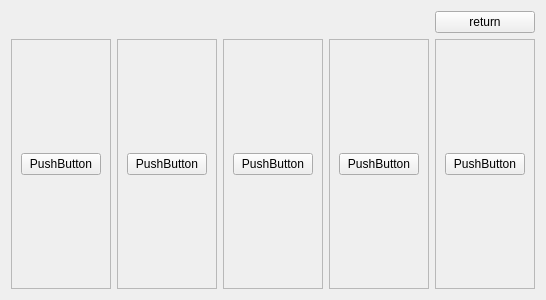
<?xml version="1.0" encoding="UTF-8"?>
<ui version="4.0">
 <class>WarriorSelect</class>
 <widget class="QWidget" name="WarriorSelect">
  <property name="geometry">
   <rect>
    <x>0</x>
    <y>0</y>
    <width>535</width>
    <height>300</height>
   </rect>
  </property>
  <property name="windowTitle">
   <string>Form</string>
  </property>
  <layout class="QGridLayout" name="gridLayout">
   <item row="1" column="1">
    <widget class="QFrame" name="frame_2">
     <property name="frameShape">
      <enum>QFrame::Shape::StyledPanel</enum>
     </property>
     <property name="frameShadow">
      <enum>QFrame::Shadow::Raised</enum>
     </property>
     <layout class="QVBoxLayout" name="verticalLayout_4">
      <item>
       <widget class="QPushButton" name="pushButton_2">
        <property name="text">
         <string>PushButton</string>
        </property>
       </widget>
      </item>
     </layout>
    </widget>
   </item>
   <item row="1" column="0">
    <widget class="QFrame" name="frame">
     <property name="frameShape">
      <enum>QFrame::Shape::StyledPanel</enum>
     </property>
     <property name="frameShadow">
      <enum>QFrame::Shadow::Raised</enum>
     </property>
     <layout class="QVBoxLayout" name="verticalLayout_5">
      <item>
       <widget class="QPushButton" name="pushButton">
        <property name="text">
         <string>PushButton</string>
        </property>
       </widget>
      </item>
     </layout>
    </widget>
   </item>
   <item row="1" column="2">
    <widget class="QFrame" name="frame_3">
     <property name="frameShape">
      <enum>QFrame::Shape::StyledPanel</enum>
     </property>
     <property name="frameShadow">
      <enum>QFrame::Shadow::Raised</enum>
     </property>
     <layout class="QVBoxLayout" name="verticalLayout_3">
      <item>
       <widget class="QPushButton" name="pushButton_3">
        <property name="text">
         <string>PushButton</string>
        </property>
       </widget>
      </item>
     </layout>
    </widget>
   </item>
   <item row="1" column="3">
    <widget class="QFrame" name="frame_4">
     <property name="frameShape">
      <enum>QFrame::Shape::StyledPanel</enum>
     </property>
     <property name="frameShadow">
      <enum>QFrame::Shadow::Raised</enum>
     </property>
     <layout class="QVBoxLayout" name="verticalLayout_2">
      <item>
       <widget class="QPushButton" name="pushButton_4">
        <property name="text">
         <string>PushButton</string>
        </property>
       </widget>
      </item>
     </layout>
    </widget>
   </item>
   <item row="1" column="4">
    <widget class="QFrame" name="frame_5">
     <property name="frameShape">
      <enum>QFrame::Shape::StyledPanel</enum>
     </property>
     <property name="frameShadow">
      <enum>QFrame::Shadow::Raised</enum>
     </property>
     <layout class="QVBoxLayout" name="verticalLayout">
      <item>
       <widget class="QPushButton" name="pushButton_5">
        <property name="text">
         <string>PushButton</string>
        </property>
       </widget>
      </item>
     </layout>
    </widget>
   </item>
   <item row="0" column="4">
    <widget class="QPushButton" name="returnButton">
     <property name="text">
      <string>return</string>
     </property>
    </widget>
   </item>
  </layout>
 </widget>
 <resources/>
 <connections/>
</ui>
